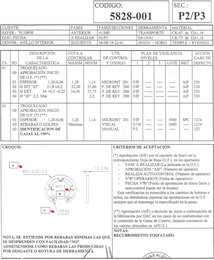
%> input picture Reference5828-001.png, 214 x 260 px, shrunk from 1122 x 1365 before the run
$ octave controlMechanicalPieces.m   (GNU Octave 9; MATLAB toolbox functions it lacks are replaced by stand-ins)
%> lines starting %> are read from the running program, lines starting %| are printed output that depends on the picture; in (x1, y1, x2, y2) boxes, pixels count from 0 and x2, y2 are one past the last pixel; in counts of white or black regions, pixels touching at a corner belong together; the program's own positions count from 1
### processGenericPiece.m
function structProcessGenericPiece=processGenericPiece(pImagePiece)

    tic;

    structProcessGenericPiece={};

    %grayscale image

    imagePieceGrayscale=rgb2gray(pImagePiece);

    %binarisation

    imagePieceBinary=imagePieceGrayscale<120;
    imagePieceBW=bwareaopen(imagePieceBinary,50);
    dimension=size(imagePieceBinary);
    [imagePieceBW, thresh]=edge(imagePieceBinary, 'sobel');

    clear imagePieceGrayscale imagePieceBinary;

    %determine borders and to show the different detected objects.

    [imagePieceBWBoundaries,L]=bwboundaries(imagePieceBW,'noholes');

    clear imagePieceBWBoundaries imagePieceBW;

    %

    statsObjects=regionprops(L, 'Area', 'Centroid', 'EquivDiameter', 'PixelList');
    imagePieceBWOneObject=ismember(L,1);

    infoPointsBWOneObjectExternalContour=detectExternalContourImageBinary(imagePieceBWOneObject);
    [x0, y0]=obtainParametersCircle(infoPointsBWOneObjectExternalContour, false);
    imagePieceBWOneObjectFilled=imfill(imagePieceBWOneObject, 'holes');
    [infoPointsBWOneObjectExternalContour, infoPointsBWOneObjectInternalContour]=revolvingRay(imagePieceBWOneObjectFilled, [x0 y0]);
    infoAngleSlot=extractAngleContour(infoPointsBWOneObjectExternalContour);

    clear imagePieceBWOneObject;

    maxDistancePointBWOneObjectExternalContour=-1;
    maxDistancePointBWOneObjectExternalContourByAngle=-1;
    minDistancePointBWOneObjectInternalContour=Inf;
    minDistancePointBWOneObjectInternalContourByAngle=Inf;

    for i=1:1:360
        xCoordinatesPointBWOneObjectExternalContour=infoPointsBWOneObjectExternalContour(i,1);
        if (~isinf(xCoordinatesPointBWOneObjectExternalContour))

            distancePointBWOneObjectExternalContour=infoPointsBWOneObjectExternalContour(i,3);
            distancePointBWOneObjectInternalContour=infoPointsBWOneObjectInternalContour(i,3);

            if (distancePointBWOneObjectInternalContour<minDistancePointBWOneObjectInternalContour)
                minDistancePointBWOneObjectInternalContour=distancePointBWOneObjectInternalContour;
                minDistancePointBWOneObjectInternalContourByAngle=i;
            end

            if (distancePointBWOneObjectExternalContour>maxDistancePointBWOneObjectExternalContour)
                maxDistancePointBWOneObjectExternalContour=distancePointBWOneObjectExternalContour;
                maxDistancePointBWOneObjectExternalContourByAngle=i;
            end
        end
    end

    structProcessGenericPiece=struct('DimensionDescription', {'Dimension of the piece'}, 'Dimension', {dimension}, 'ImageDescription', {'Image piece'}, 'Image', {pImagePiece}, 'CenterDescription', {'Center point'}, 'CenterCoordinates', {[x0 y0]}, 'InfoPointsContourDescription', {'Information about contour points (external and internal) of the piece'}, 'InfoPointsExternalContour', {infoPointsBWOneObjectExternalContour}, 'InfoPointsInternalContour', {infoPointsBWOneObjectInternalContour}, 'InfoAngleSlotDescription', {'Slot (start and end angle)'}, 'InfoAngleSlot', {infoAngleSlot}, 'MaxDistancePointExternalContourByAngleDescription', {'Circle representing the external contour'}, 'MaxDistancePointExternalContourByAngle', {maxDistancePointBWOneObjectExternalContourByAngle}, 'MinDistancePointInternalContourByAngleDescription', {'Least squares circle of the internal contour'}, 'MinDistancePointInternalContourByAngle', {minDistancePointBWOneObjectInternalContourByAngle}, 'StatsDescription', {'Information about the detected objects in the piece'}, 'StatsObjects', {statsObjects}, 'StatsImages', {L});

    clear imagePieceBWOneObjectFilled infoPointsBWOneObjectExternalContour infoPointsBWOneObjectInternalContour statsObjects L;

    disp('Processing a image piece (about algorithm efficiency) ...'); toc

end

### detectExternalContourImageBinary.m
function infoPointsBinaryExternalContour=detectExternalContourImageBinary(pImageBinary)

    dimension=size(pImageBinary);
    imageBinaryExternalContour=zeros(dimension);

    for i=1:1:dimension(1)
        j=1;
        detectedExternalContour=false;
        while (detectedExternalContour==false)&&(j<=dimension(2))
            if (pImageBinary(i,j)==1)
                detectedExternalContour=true;
                imageBinaryExternalContour(i,j)=imageBinaryExternalContour(i,j)+1;
            else
                j=j+1;
            end
        end

        j=dimension(2);
        detectedExternalContour=false;
        while (detectedExternalContour==false)&&(j>0)
            if (pImageBinary(i,j)==1)
                detectedExternalContour=true;
                imageBinaryExternalContour(i,j)=imageBinaryExternalContour(i,j)+1;
            else
                j=j-1;
            end
        end
    end

    for j=1:1:dimension(2)
        i=1;
        detectedExternalContour=false;
        while (detectedExternalContour==false)&&(i<=dimension(1))
            if (pImageBinary(i,j)==1)
                detectedExternalContour=true;
                imageBinaryExternalContour(i,j)=imageBinaryExternalContour(i,j)+1;
            else
                i=i+1;
            end
        end

        i=dimension(1);
        detectedExternalContour=false;
        while (detectedExternalContour==false)&&(i>0)
            if (pImageBinary(i,j)==1)
                detectedExternalContour=true;
                imageBinaryExternalContour(i,j)=imageBinaryExternalContour(i,j)+1;
            else
                i=i-1;
            end
        end
    end

    imageBinaryExternalContour=imageBinaryExternalContour==2;
    imageBinaryExternalContour=bwareaopen(imageBinaryExternalContour,2);

    indexInfoPointsBinaryExternalContour=1;

    for i=1:1:dimension(1)
        for j=1:1:dimension(2)
            if (pImageBinary(i,j)==1)
                infoPointsBinaryExternalContour(indexInfoPointsBinaryExternalContour,1)=i;
                infoPointsBinaryExternalContour(indexInfoPointsBinaryExternalContour,2)=j;
                indexInfoPointsBinaryExternalContour=indexInfoPointsBinaryExternalContour+1;
            end
        end
    end

end

### obtainParametersCircle.m
function [x0, y0]=obtainParametersCircle(points2D, showDetailsFlag)

    %B=A*X
    [numPoints dimensionPoints]=size(points2D);
    for i=1:1:numPoints
        for j=1:1:dimensionPoints
            B(i,:)=[points2D(i,1).^2+points2D(i,2).^2];
            A(i,:)=[1 2*points2D(i,1) 2*points2D(i,2)];
        end
    end

    %X=inv(A'*A)*A'*B
    %X=[v x0 y0]
    X=inv(A'*A)*A'*B;
    v=X(1);
    %obtain variable x0, y0 (center)
    x0=round(X(2));
    y0=round(X(3));

    %v=r.^2-x0.^2-y0.^2
    %obtain variable r
    r=sqrt(v+x0.^2+y0.^2);

    n=50;
    k=0:n;
    fi=2*pi*k/n;
    x=x0+r*cos(fi);
    y=y0+r*sin(fi);

    if (showDetailsFlag)

        figure('Name', 'Input points (red crosses) and center point (blue cross)');
        plot(x0,y0,'x',x,y);
        hold on;
        for i=1:1:numPoints
            for j=1:1:dimensionPoints
                plot(points2D(i,1), points2D(i,2), 'r*');
            end
        end
        hold off;

        disp(strcat('Center point, coordinates: X=', num2str(x0), ' Y=', num2str(y0), '.'));

    end

end

### revolvingRay.m
function [infoPointsExternalContour, infoPointsInternalContour]=revolvingRay(pImageBinary, pCenter)

    x0=pCenter(1);
    y0=pCenter(2);
    dimension=size(pImageBinary);
    maxAxesX=dimension(1);
    maxAxesY=dimension(2);

    infoPointsInternalContour=infinites(360,3);
    infoPointsExternalContour=infinites(360,3);

    for angleDegrees=1:1:360

        radians=angleDegrees*pi/180;

        r=0;
        x1=x0;
        y1=y0;

        internalPointDetected=false;

        while (~internalPointDetected)&&(x1<=maxAxesX)&&(x1>0)&&(y1<=maxAxesY)&&(y1>0)

            if (pImageBinary(x1,y1)==1)

                degrees=plannerDegrees([x0 y0], [x1 y1]);
                distance=plannerDistance([x0 y0], [x1 y1]);
                infoPointsInternalContour(degrees,1)=x1;
                infoPointsInternalContour(degrees,2)=y1;
                infoPointsInternalContour(degrees,3)=distance;

                infoPointsExternalContour(degrees,1)=x1;
                infoPointsExternalContour(degrees,2)=y1;
                infoPointsExternalContour(degrees,3)=distance;

                internalPointDetected=true;

            end

            r=r+1;
            [incx,incy]=pol2cart(radians,r);
            incx=round(incx);
            incy=round(incy);

            x1=x0+incx;
            y1=y0+incy;

        end

        while (x1<=maxAxesX)&&(x1>0)&&(y1<=maxAxesY)&&(y1>0)

            if (pImageBinary(x1,y1)==1)

                degrees=plannerDegrees([x0 y0], [x1 y1]);
                distance=plannerDistance([x0 y0], [x1 y1]);
                infoPointsExternalContour(degrees,1)=x1;
                infoPointsExternalContour(degrees,2)=y1;
                infoPointsExternalContour(degrees,3)=distance;

            end

            r=r+1;
            [incx,incy]=pol2cart(radians,r);
            incx=round(incx);
            incy=round(incy);

            x1=x0+incx;
            y1=y0+incy;

        end

    end

end

### insertRatioMilimetresNumberMenu.m
function milimetresNumber=insertRatioMilimetresNumberMenu(pNamePieceReference)

    milimetresNumber=Inf;

    prompt='The number must be a positive <= 1.8';
    title='1 pixel per (unknown) milimetres';
    lines=1;
    def={'0.0457'};
    answer=inputdlg(prompt, title, lines, def);
    parameter=double(str2num(char(answer)));

    if (size(parameter, 1)~=0)
        milimetresNumber=parameter(1);
        if (milimetresNumber<=0)||(milimetresNumber>1.8)||(~isa(milimetresNumber, 'double'))
            milimetresNumber=Inf;
            warndlg(prompt, ' Insert the number of milimetres ');
        else
            msgbox(strcat(pNamePieceReference, ': 1 pixel per ', num2str(milimetresNumber), ' milimetres.'), 'Number of milimetres', 'help');
        end
    end

end

### saveRatioMilimetresNumber.m
function saveRatioMilimetresNumber(pNamePieceReference, milimetresNumber)

    if (milimetresNumber~=Inf)

        nameFileRatioMilimetresNumber=strcat(pNamePieceReference, 'PixelConversion.dat');
        save(nameFileRatioMilimetresNumber, 'milimetresNumber');

        messageSaveRatioMilimetresNumber=strcat('Ratio milimetres number (', pNamePieceReference, ') has been saved.');
        msgbox(messageSaveRatioMilimetresNumber, 'Save ratio', 'help');

    else

        warndlg('Input argument (milimetres number) is not valid.', ' Try again ');
        return;

    end

end

### controlMechanicalPieces.m

clc;
close all;
clear all;

if (exist('IA04ProcessPiece.dat')==2)
    buttonIA04MainReferenceImages='IA04 (show info ...)';
else
    buttonIA04MainReferenceImages='IA04 (not defined)';
end

if (exist('0863012ProcessPiece.dat')==2)
    button0863012MainReferenceImages='0863-012 (show info ...)';
else
    button0863012MainReferenceImages='0863-012 (not defined)';
end

if (exist('5828001ProcessPiece.dat')==2)
    button5828001MainReferenceImages='5828-001 (show info ...)';
else
    button5828001MainReferenceImages='5828-001 (not defined)';
end

optionMain=0;
exitMain=5;

while (optionMain~=exitMain)

    optionMain=menu('Quality control of mechanical pieces by artificial vision', '[Step 1] Reference image pieces (0 defaults) ...', '[Step 2] Capture tolerances ...', 'Learn about application ...', 'About Pro2Control ...', 'Exit');
%> the answer given: 1

    if (optionMain==1) %[Step 1] Reference image pieces (0 defaults) ...

        optionMainReferenceImages=0;
        exitMainReferenceImages=5;

        while (optionMainReferenceImages~=exitMainReferenceImages)

            optionMainReferenceImages=menu('Reference image pieces', buttonIA04MainReferenceImages, button0863012MainReferenceImages, button5828001MainReferenceImages, 'Delete databases', 'Return to Main menu');
%> the answer given: 2

            if (optionMainReferenceImages==1)

                if (strcmp(buttonIA04MainReferenceImages, 'IA04 (not defined)'))

                    [nameFileImage,pathNameImage]=uigetfile({'IA04*.jpg', 'IA04 Image Files (IA04*.jpg)'}, 'Select an image');

                    if (nameFileImage==0)
                        warndlg('Image not selected.', ' Warning ');

                    else
                        milimetresNumber=Inf;
                        while (milimetresNumber==Inf)
                            milimetresNumber=insertRatioMilimetresNumberMenu('IA04');
                        end

                        saveRatioMilimetresNumber('IA04', milimetresNumber);
                        imagePiece=imread(strcat(pathNameImage, nameFileImage));
                        structProcessGenericPieceReference=processGenericPiece(imagePiece);
                        disp(' ');
                        clear imagePiece;

                        if (isempty(structProcessGenericPieceReference))
                            warndlg('Image processing failed. Try again', ' Warning ');
                        else
                            buttonIA04MainReferenceImages='IA04 (show info ...)';
                            saveProcessGenericPiece('IA04', structProcessGenericPieceReference);
                        end

                        clear structProcessGenericPieceReference;

                    end

                else

                    if (exist('IA04ProcessPiece.dat')==2)
                        load('IA04ProcessPiece.dat', '-mat');
                        if (exist('IA04PixelConversion.dat')==2)
                            load('IA04PixelConversion.dat', '-mat');
                            msgbox(strcat('IA04: 1 pixel per ', num2str(milimetresNumber), ' milimetres.'), 'Number of milimetres added to IA04 pixel conversion database', 'help');
                            showGenericPiece(structProcessGenericPieceReference, milimetresNumber, true);
                        else
                            warndlg('IA04 pixel conversion database not found. Delete databases.', ' Warning ');
                        end
                    else
                        warndlg('IA04 process piece database not found.', ' Warning ');
                    end
                end

            elseif (optionMainReferenceImages==2)

                if (strcmp(button0863012MainReferenceImages, '0863-012 (not defined)'))

                    [nameFileImage,pathNameImage]=uigetfile({'0863-012*.jpg', '0863-012 Image Files (0863-012*.jpg)'}, 'Select an image');
%> the answer given: Reference5828-001.png

                    if (nameFileImage==0)
                        warndlg('Image not selected.', ' Warning ');

                    else
                        milimetresNumber=Inf;
                        while (milimetresNumber==Inf)
                            milimetresNumber=insertRatioMilimetresNumberMenu('0863012');
                        end
%> this loop made 1 pass; the answer given on pass 1: 0.0457

                        saveRatioMilimetresNumber('0863012', milimetresNumber);
                        imagePiece=imread(strcat(pathNameImage, nameFileImage));
%> imagePiece is the input picture: size 260x214x3 uint8; mean R, G, B 236.2, 236.2, 236.2
                        structProcessGenericPieceReference=processGenericPiece(imagePiece);
%> in processGenericPiece, `imagePieceBinary=imagePieceGrayscale<120;`:
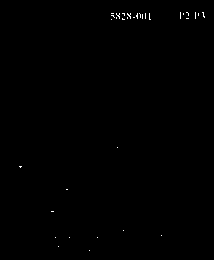
%> imagePieceBinary: size 260x214 logical; 0.23% white in thin lines or dots, all inside (x1, y1, x2, y2) = (19, 12, 205, 251)
%> in processGenericPiece, `imagePieceBW=bwareaopen(imagePieceBinary,50);`: imagePieceBW: size 260x214 logical; every value is 0
%> in processGenericPiece, `[imagePieceBW, thresh]=edge(imagePieceBinary, 'sobel');`:
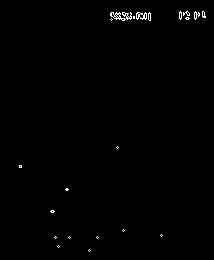
%> imagePieceBW: size 260x214 logical; 0.57% white in thin lines or dots, all inside (x1, y1, x2, y2) = (19, 11, 206, 252)
%> in processGenericPiece, `[imagePieceBW, thresh]=edge(imagePieceBinary, 'sobel');`: thresh = 0.0636
%> in processGenericPiece, `[imagePieceBWBoundaries,L]=bwboundaries(imagePieceBW,'noholes');`: L: size 260x214 double; 22 distinct labels, from 0 to 21
%> in processGenericPiece, `[imagePieceBWBoundaries,L]=bwboundaries(imagePieceBW,'noholes');`: imagePieceBWBoundaries = 21 boundaries; largest, box (x1, y1, x2, y2) and points: (110, 12, 132, 21) 76, (136, 12, 147, 20) 35, (194, 11, 200, 20) 25, (183, 11, 190, 16) 20, (148, 12, 151, 21) 18
%> in processGenericPiece, `statsObjects=regionprops(L, 'Area', 'Centroid', 'EquivDiameter', 'Pixe..`: statsObjects = 21 regions; largest, Area, Centroid and EquivDiameter: 94 [121.9 16.5] 10.94, 50 [142 16.5] 7.98, 26 [197 15.7] 5.75, 18 [150.1 17.1] 4.79, 18 [181 16] 4.79
%> in processGenericPiece, `imagePieceBWOneObject=ismember(L,1);`:
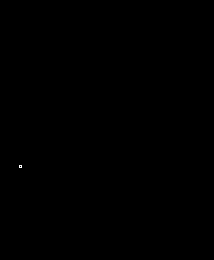
%> imagePieceBWOneObject: size 260x214 logical; 0.01% white in thin lines or dots, all inside (x1, y1, x2, y2) = (19, 165, 22, 168)
%> after the loop in detectExternalContourImageBinary, `for j=1:1:dimension(2)`: imageBinaryExternalContour: size 260x214 double; 3 distinct labels, from 0 to 2
%> after the loop in detectExternalContourImageBinary, `for i=1:1:dimension(1)`: indexInfoPointsBinaryExternalContour = 9; infoPointsBinaryExternalContour = [166 20; 166 21; 166 22; 167 20; 167 22; 168 20; 168 21; 168 22]
%> in processGenericPiece, `infoPointsBWOneObjectExternalContour=detectExternalContourImageBinary(..`: infoPointsBWOneObjectExternalContour has the same summary as infoPointsBinaryExternalContour in detectExternalContourImageBinary
%> after the loop in obtainParametersCircle, `for i=1:1:numPoints`: A = [1 332 40; 1 332 42; 1 332 44; 1 334 40; 1 334 44; 1 336 40; 1 336 42; 1 336 44]; B = [27956; 27997; 28040; 28289; 28373; 28624; 28665; 28708]
%> in obtainParametersCircle, `X=inv(A'*A)*A'*B;`: X = [-28328.5; 167; 21]
%> in obtainParametersCircle, `v=X(1);`: v = -28328.5
%> in obtainParametersCircle, `x0=round(X(2));`: x0 = 167
%> in obtainParametersCircle, `y0=round(X(3));`: y0 = 21
%> in obtainParametersCircle, `r=sqrt(v+x0.^2+y0.^2);`: r = 1.22
%> in obtainParametersCircle, `x=x0+r*cos(fi);`: x = 51 values, max 168.2 at index 1, min 165.8 at index 26, mean 167
%> in obtainParametersCircle, `y=y0+r*sin(fi);`: y = 51 values, max 22.22 at index 13, min 19.78 at index 38, mean 21
%> in processGenericPiece, `[x0, y0]=obtainParametersCircle(infoPointsBWOneObjectExternalContour, ..`: x0 = 167; y0 = 21
%> the run ends on the next line
